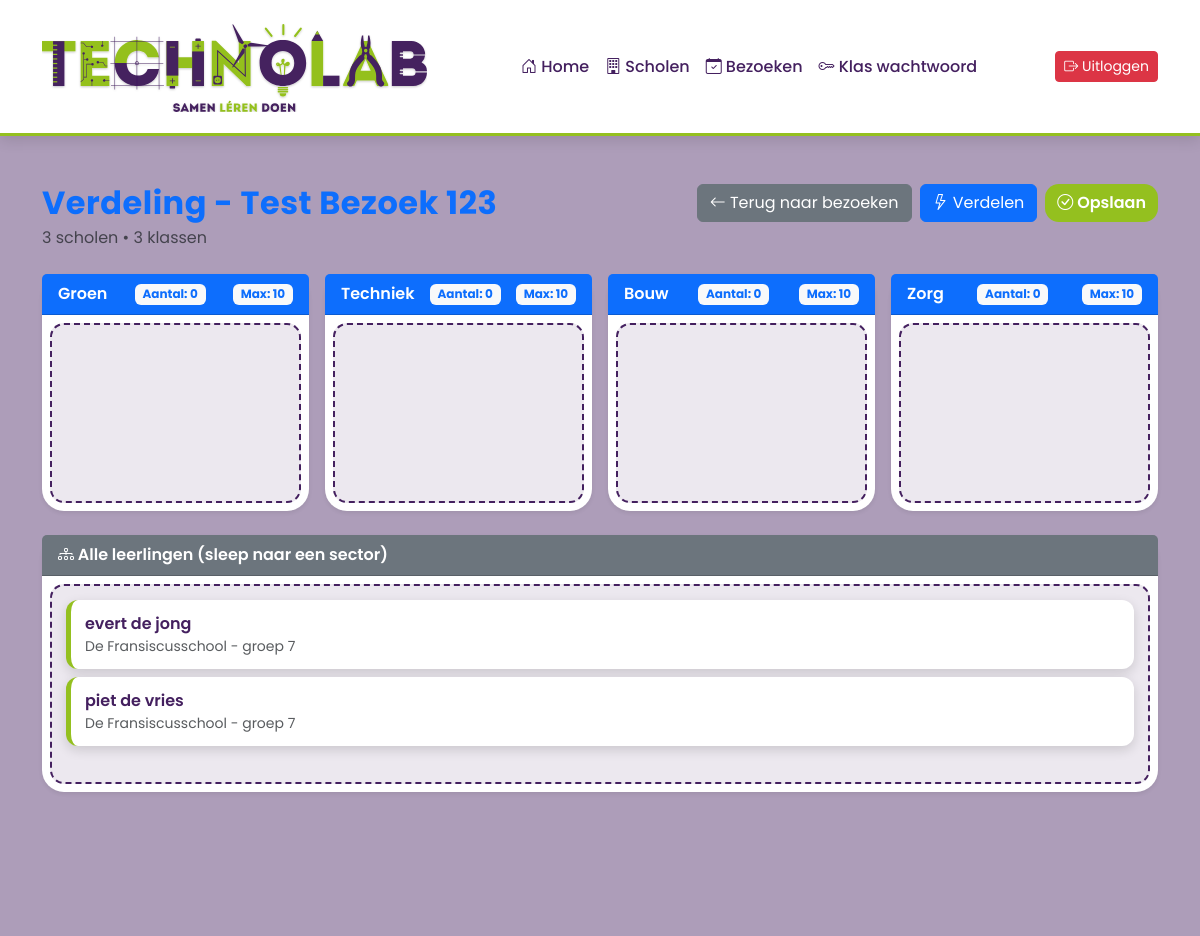
/verdeling.php?bezoek_id=1 (signed in), run on the app's committed database.
### tables this page shows
CREATE TABLE `bezoek` (
  `bezoek_id` int(11) NOT NULL,
  `naam` varchar(255) NOT NULL,
  `type_onderwijs` enum('PO','VO','MBO') NOT NULL,
  `schooljaar` varchar(20) NOT NULL,
  `pincode` varchar(50) NOT NULL,
  `max_keuzes` tinyint(3) UNSIGNED NOT NULL DEFAULT 2,
  `po_dag1` datetime DEFAULT NULL,
  `po_dag2` datetime DEFAULT NULL,
  `vo_week_start` date DEFAULT NULL,
  `vo_week_eind` date DEFAULT NULL,
  `actief` tinyint(1) NOT NULL DEFAULT 1,
  `created_at` timestamp NOT NULL DEFAULT current_timestamp()
);

CREATE TABLE `bezoek_optie` (
  `optie_id` int(11) NOT NULL,
  `bezoek_id` int(11) NOT NULL,
  `volgorde` int(11) NOT NULL,
  `naam` varchar(100) NOT NULL,
  `max_leerlingen` int(11) DEFAULT NULL,
  `dag_deel` enum('week','dag1','dag2','beide') NOT NULL DEFAULT 'week',
  `max_leerlingen_dag1` int(11) DEFAULT NULL,
  `max_leerlingen_dag2` int(11) DEFAULT NULL,
  `actief` tinyint(1) NOT NULL DEFAULT 1
);

CREATE TABLE `leerling` (
  `leerling_id` int(11) NOT NULL,
  `klas_id` int(11) NOT NULL,
  `voornaam` varchar(100) NOT NULL,
  `tussenvoegsel` varchar(100) DEFAULT NULL,
  `achternaam` varchar(100) NOT NULL,
  `voorkeur1` varchar(100) DEFAULT NULL,
  `voorkeur2` varchar(100) DEFAULT NULL,
  `voorkeur3` varchar(100) DEFAULT NULL,
  `voorkeur4` varchar(100) DEFAULT NULL,
  `voorkeur5` varchar(100) DEFAULT NULL,
  `toegewezen_voorkeur` varchar(100) DEFAULT NULL
);

CREATE TABLE `school` (
  `school_id` smallint(6) NOT NULL,
  `schoolnaam` varchar(100) NOT NULL,
  `plaats` varchar(100) NOT NULL,
  `type_onderwijs` set('Primair Onderwijs','Voortgezet Onderwijs','MBO') DEFAULT NULL
);

CREATE TABLE `klas` (
  `klas_id` int(11) NOT NULL,
  `school_id` int(11) NOT NULL,
  `klasaanduiding` varchar(100) NOT NULL,
  `leerjaar` varchar(100) DEFAULT NULL,
  `schooljaar` varchar(100) NOT NULL
);

### verdeling.php (the view, shortened to what this page needs)
<?php
$bezoek_id = (int)$_GET['bezoek_id'];
function e($s)
{
    return htmlspecialchars((string)$s, ENT_QUOTES, 'UTF-8');
}
require 'includes/header.php';
$back_url = 'bezoeken.php';
$back_label = 'Terug naar bezoeken';
$stmt = $conn->prepare("SELECT bezoek_id, naam FROM bezoek WHERE bezoek_id=?");
$stmt->bind_param("i", $bezoek_id);
$stmt->execute();
$bezoek = $stmt->get_result()->fetch_assoc();
$stmt = $conn->prepare("
    SELECT COUNT(*) AS klassen_count, COUNT(DISTINCT k.school_id) AS scholen_count
    FROM bezoek_klas bk
    INNER JOIN klas k ON k.klas_id = bk.klas_id
    WHERE bk.bezoek_id=?
");
$stmt->bind_param("i", $bezoek_id);
$stmt->execute();
$bezoek_stats = $stmt->get_result()->fetch_assoc();
$page_title = 'Verdeling - ' . ($bezoek['naam'] ?? 'Bezoek');
$page_subtitle = ((int)($bezoek_stats['scholen_count'] ?? 0)) . ' scholen • ' . ((int)($bezoek_stats['klassen_count'] ?? 0)) . ' klassen';
$stmt = $conn->prepare("
    SELECT bo.optie_id AS id, bo.naam, COALESCE(bo.max_leerlingen,0) AS max_leerlingen
    FROM bezoek_optie bo
    WHERE bo.bezoek_id=? AND bo.actief=1
    ORDER BY bo.volgorde ASC
");
$stmt->bind_param("i", $bezoek_id);
$stmt->execute();
$res   = $stmt->get_result();
$sectors = [];
while ($r = $res->fetch_assoc()) {
    $sectors[] = $r;
}
$stmt = $conn->prepare("
    SELECT l.leerling_id, l.voornaam, l.tussenvoegsel, l.achternaam,
           l.voorkeur1, l.voorkeur2, l.voorkeur3, l.toegewezen_voorkeur,
           k.klasaanduiding, s.schoolnaam
    FROM leerling l
    INNER JOIN bezoek_klas bk ON bk.klas_id = l.klas_id
    INNER JOIN klas k ON k.klas_id = l.klas_id
    INNER JOIN school s ON s.school_id = k.school_id
    WHERE bk.bezoek_id=?
    ORDER BY s.schoolnaam ASC, k.klasaanduiding ASC, l.achternaam ASC, l.voornaam ASC
");
$stmt->bind_param("i", $bezoek_id);
$stmt->execute();
$leerlingen = $stmt->get_result()->fetch_all(MYSQLI_ASSOC);
$stuNames = [];
foreach ($leerlingen as $l) {
    $stuNames[(int)$l['leerling_id']] =
        trim($l['voornaam'] . ' ' . ($l['tussenvoegsel'] ?: '') . ' ' . $l['achternaam']);
}
?>
<div class="ttr-app">
    <div class="container py-5">
        <div class="d-flex justify-content-between align-items-start mb-4">
            <div>
                <h2 class="fw-bold text-primary mb-1"><?= e($page_title) ?></h2>
                <div class="text-muted"><?= e($page_subtitle) ?></div>
            </div>
            <div class="d-flex gap-2">
                <a href="<?= e($back_url) ?>" class="btn btn-secondary">
                    <i class="bi bi-arrow-left"></i> <?= e($back_label) ?>
                </a>
                <button id="btnAuto" class="btn btn-primary">
                    <i class="bi bi-lightning"></i> Verdelen
                </button>
                <button id="btnSave" class="btn btn-success">
                    <i class="bi bi-check-circle"></i> Opslaan
                </button>
            </div>
        </div>
        <div class="row g-3 mb-4">
            <?php foreach ($sectors as $s): ?>
                <div class="col-12 col-md-6 col-lg-3">
                    <div class="card verdeling-card shadow-sm h-100">
                        <div class="card-header bg-primary text-white fw-semibold d-flex justify-content-between align-items-center">
                            <span><?= e($s['naam']) ?></span>
                            <span class="badge bg-light text-primary" id="sector-<?= $s['id'] ?>-count" data-max-leerlingen="<?= (int)$s['max_leerlingen'] ?>">
                            </span>
                            <span class="badge bg-light text-primary">
                                Max: <?= (int)$s['max_leerlingen'] === 0 ? '∞' : (int)$s['max_leerlingen'] ?>
                            </span>
                        </div>
                        <div class="card-body p-2">
                            <div class="dropzone" data-sector-id="<?= (int)$s['id'] ?>" style="min-height:180px;"></div>
                        </div>
                    </div>
                </div>
            <?php endforeach; ?>
        </div>
        <div class="card shadow-sm">
            <div class="card-header bg-secondary text-white fw-semibold">
                <i class="bi bi-diagram-3"></i> Alle leerlingen (sleep naar een sector)
            </div>
            <div class="card-body p-2">
                <div class="dropzone verdeling-pool" id="studentsPool" data-sector-id="0">
                    <?php foreach ($leerlingen as $l):
                        $lid      = (int)$l['leerling_id'];
                        $assigned = $l['toegewezen_voorkeur'] !== null && trim((string)$l['toegewezen_voorkeur']) !== ''
                            ? (int)$l['toegewezen_voorkeur']
                            : 0;
                    ?>
                        <div class="student-wrapper"
                            data-leerling-id="<?= $lid ?>"
                            data-assigned="<?= $assigned ?>">
                            <div class="student-item" draggable="true" data-leerling-id="<?= $lid ?>">
                                <div class="student-name">
                                    <?= e($stuNames[$lid]) ?>
                                </div>
                                <div class="student-origin text-muted small"><?= e($l['schoolnaam']) ?> - <?= e($l['klasaanduiding']) ?></div>
                            </div>
                        </div>
                    <?php endforeach; ?>
                </div>
            </div>
        </div>
    </div>
</div>
<?php require 'includes/footer.php'; ?>

### css/index.css (style rules this page uses)
:root { --tl-purple: #44205F; --tl-green: #94C01F; --tl-white: #ffffff; --tl-orange: #FF6F3C; --tl-purple-light: rgba(68, 32, 95, 0.10); --tl-purple-dark: rgba(68, 32, 95, 0.25); --tl-green-light: rgba(148, 192, 31, 0.18); --tl-orange-light: rgba(255, 111, 60, 0.15); }
.ttr-app { background: var(--tl-purple-dark); font-family: "Poppins", sans-serif; color: #2b2b2b; min-height: 100vh; }
.ttr-app h2, .ttr-app h5 { color: var(--tl-purple); }
.ttr-app h2 { font-weight: 700; letter-spacing: 0.5px; }
.ttr-app .card { background: var(--tl-white); border-radius: 22px; border: none; box-shadow: 0 10px 28px rgba(0,0,0,0.08); transition: transform 0.25s ease, box-shadow 0.25s ease; animation: softFloat 8s ease-in-out infinite; }
.btn-success { background: var(--tl-green); color: var(--tl-white); border-radius: 14px; border: none; font-weight: 600; transition: transform 0.15s ease, box-shadow 0.15s ease; }
.dropzone { min-height: 200px; padding: 14px; border-radius: 14px; border: 2px dashed var(--tl-purple); background: var(--tl-purple-light); transition: transform 0.2s ease, box-shadow 0.2s ease; }
.student-item { background: var(--tl-white); border-radius: 12px; padding: 12px 14px; margin-bottom: 8px; border-left: 5px solid var(--tl-green); box-shadow: 0 4px 12px rgba(0,0,0,0.14); cursor: grab; transition: transform 0.15s ease, box-shadow 0.15s ease; }
.student-name { font-weight: 600; color: var(--tl-purple); }

### data on the page
bezoek: naam "Verdeling - Test Bezoek 123"
bezoek_optie: naam "Groen", max_leerlingen "10"
bezoek_optie: naam "Techniek", max_leerlingen "10"
bezoek_optie: naam "Bouw", max_leerlingen "10"
bezoek_optie: naam "Zorg", max_leerlingen "10"
leerling: leerling_id "evert de jong", school.schoolnaam "De Fransiscusschool", klas.klasaanduiding "groep 7"
leerling: leerling_id "piet de vries", school.schoolnaam "De Fransiscusschool", klas.klasaanduiding "groep 7"

### other printed values
$page_subtitle "3 scholen • 3 klassen"
$back_label "Terug naar bezoeken"
